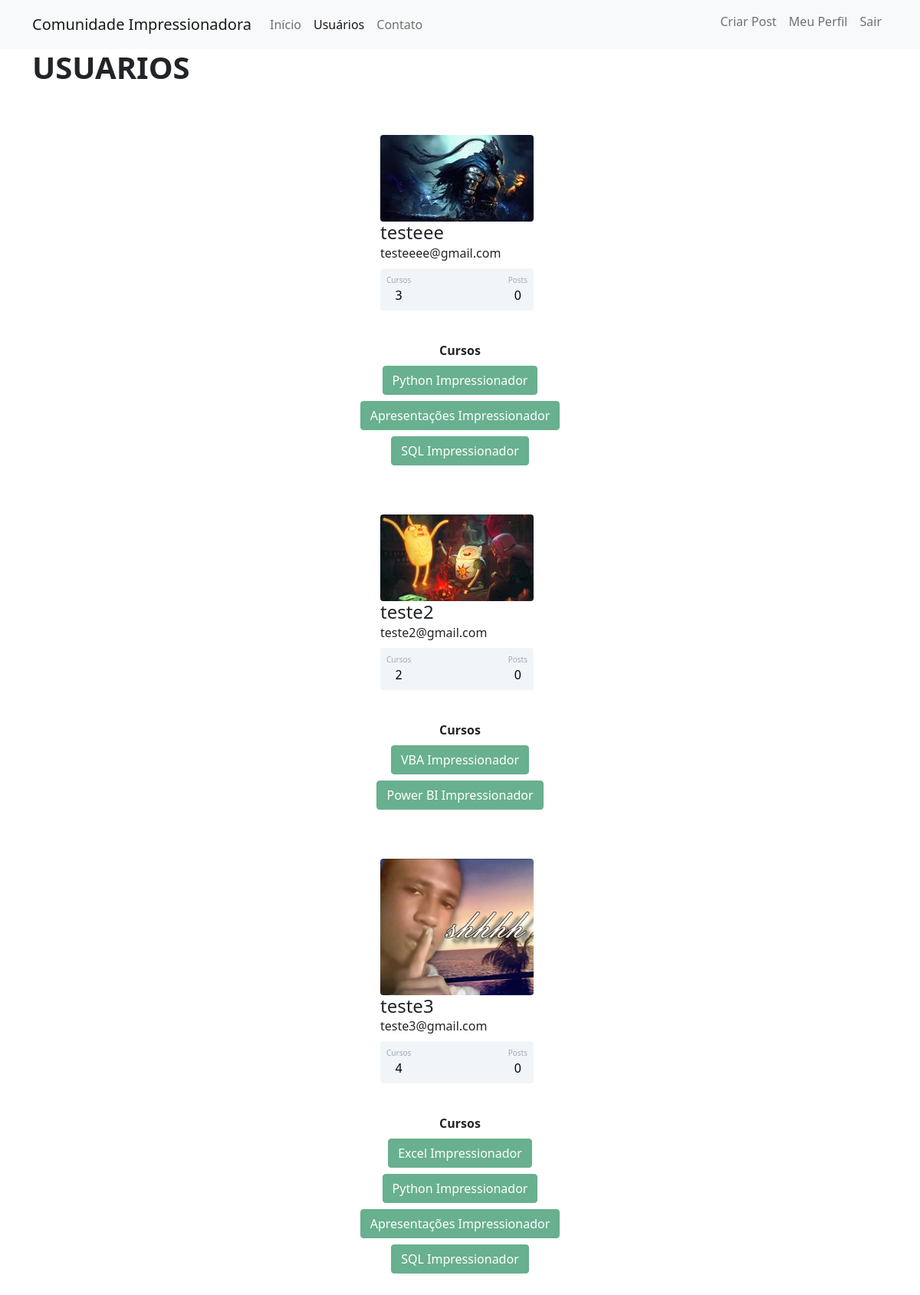
/usuarios (signed in), run on the app's committed database.
### comunidadeimpressionadora/models.py (models this page shows)
class Usuario(db.Model, UserMixin):
    __tablename__ = 'usuarios'
    id = db.Column(db.Integer, primary_key=True)
    username = db.Column(db.String(80), unique=True, nullable=False)
    email = db.Column(db.String, unique=True, nullable=False)
    senha = db.Column(db.String(30), nullable=False)
    foto_perfil = db.Column(db.String, default='default.jpg')
    cursos = db.Column(db.String, nullable=False, default='Não informado!')
    posts = db.relationship('Post', backref='autor', lazy=True)

### comunidadeimpressionadora/routes.py (the view)
@app.route('/usuarios')
@login_required
def usuarios():
    lista_usuarios = Usuario.query.all()
    return render_template('usuarios.html',lista_usuarios=lista_usuarios)

### comunidadeimpressionadora/models.py (called while the page is built)
@login_manager.user_loader
def load_usuario(id_usuario):
     return Usuario.query.get(int(id_usuario))

### comunidadeimpressionadora/templates/usuarios.html (shortened to what this page needs)
{% extends 'base.html'%}
{% block body%}
        <div class="container">
            <h1><strong>USUARIOS</strong></h1>
            {% for usuario in lista_usuarios %}
                  <div class="container mt-5 d-flex flex-column align-items-center">
                      <div class="card p-3 mb-4" style="max-width: 450px; width: 100%;">
                          <div class="d-flex flex-column align-items-center">
                              <div class="image pe-2"> <img src="{{ url_for('static', filename='fotos_perfil/{}'.format(usuario.foto_perfil)) }}" class="rounded" width="200" >
                                  <div class="ml-3 w-100 ">
                                      <h4 class="mb-0 mt-0">{{ usuario.username }}</h4>
                                      <span>{{ usuario.email }}</span>
                                      <div class="p-2 mt-2 bg-primary d-flex justify-content-between rounded text-white stats" style="text-align: center">
                                          {% if 'Não informado' in usuario.cursos %}
                                            <div class="d-flex flex-column"><span class="articles">Cursos</span><span class="number1">0</span></div>
                                          {% else %}
                                           <div class="d-flex flex-column"><span class="articles">Cursos</span><span class="number1">{{ usuario.cursos.count(';') + 1 }}</span></div>
                                          {% endif %}
                                          <div class="d-flex flex-column"><span class="rating">Posts</span><span class="number3">0</span></div>
                                      </div>
                                  </div>
                              </div>
                          </div>
                      </div>
                  </div>
<div class="row justify-content-center">
    <div class="col col-4" style="text-align: center">
        <strong>Cursos</strong><br>
        {% for curso in usuario.cursos.split(";") %}
            <button type="button" class="btn btn-success mt-2" disabled>{{ curso }}</button>
        {% endfor %}
    </div>
</div>
            {% endfor %}
        </div>
{% endblock %}

### comunidadeimpressionadora/static/main.css (style rules this page uses)
.card { width: 400px; border: none; border-radius: 10px; background-color: #fff; }
.stats { background: #f2f5f8!important; color: #000 !important; }
.articles { font-size:10px; color: #a1aab9; }
.number1 { font-weight:500; }
.rating { font-size:10px; color: #a1aab9; }
.number3 { font-weight:500; }

### data on the page
Usuario: foto_perfil (picture), username "testeee", email "testeeee@gmail.com", cursos "3", curso "Python Impressionador" "Apresentações Impressionador" "SQL Impressionador"
Usuario: foto_perfil (picture), username "teste2", email "teste2@gmail.com", cursos "2", curso "VBA Impressionador" "Power BI Impressionador"
Usuario: foto_perfil (picture), username "teste3", email "teste3@gmail.com", cursos "4", curso "Excel Impressionador" "Python Impressionador" "Apresentações Impressionador" "SQL Impressionador"
